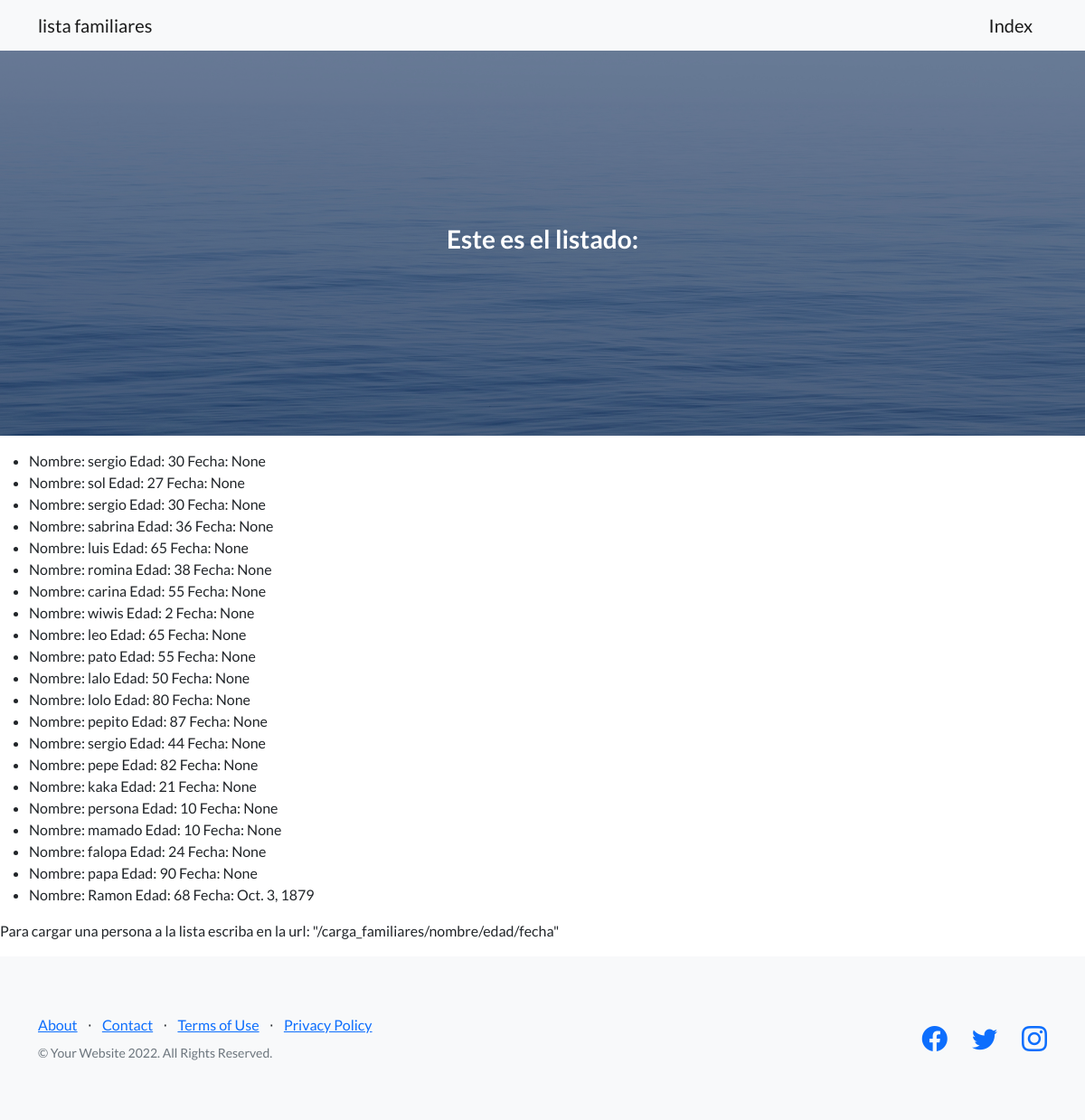
The app's page /lista_familiares/ with its own data.
### primerasVistas/models.py (models this page shows)
class Persona (models.Model):
    nombre=models.CharField(max_length=30)
    edad=models.IntegerField()
    fecha=models.DateField(null=True)

### primerasVistas/views.py (the view)
# urls.py: path('lista_familiares/',lista_familiares, name="lista_familiares"),
def lista_familiares(request):
    template= loader.get_template("lista_familiares.html",)
    lista_familiares=Persona.objects.all()
    render= template.render({"lista_familiares":lista_familiares})
    return HttpResponse(render)

### templates/lista_familiares.html (shortened to what this page needs)
{% extends 'base.html' %}
{% block texto_h3 %}
<h3>Este es el listado:</ht>
{% endblock texto_h3 %}
{% block instrucciones %}
<p>
    <ul>
        {% for persona in lista_familiares %}
        <li>Nombre: {{persona.nombre}} Edad: {{persona.edad}} Fecha: {{persona.fecha}}  </li>
        {% endfor %}
    </ul>
</p>
<p>Para cargar  una persona a la lista escriba en la url: "/carga_familiares/nombre/edad/fecha"</p>
{% endblock instrucciones %}

### records on screen
Persona: nombre "sergio", edad "30", fecha "None"
Persona: nombre "sol", edad "27", fecha "None"
Persona: nombre "sergio", edad "30", fecha "None"
Persona: nombre "sabrina", edad "36", fecha "None"
Persona: nombre "luis", edad "65", fecha "None"
Persona: nombre "romina", edad "38", fecha "None"
Persona: nombre "carina", edad "55", fecha "None"
Persona: nombre "wiwis", edad "2", fecha "None"
Persona: nombre "leo", edad "65", fecha "None"
Persona: nombre "pato", edad "55", fecha "None"
Persona: nombre "lalo", edad "50", fecha "None"
Persona: nombre "lolo", edad "80", fecha "None"
Persona: nombre "pepito", edad "87", fecha "None"
Persona: nombre "sergio", edad "44", fecha "None"
Persona: nombre "pepe", edad "82", fecha "None"
Persona: nombre "kaka", edad "21", fecha "None"
Persona: nombre "persona", edad "10", fecha "None"
Persona: nombre "mamado", edad "10", fecha "None"
Persona: nombre "falopa", edad "24", fecha "None"
Persona: nombre "papa", edad "90", fecha "None"
Persona: nombre "Ramon", edad "68", fecha "Oct. 3, 1879"
